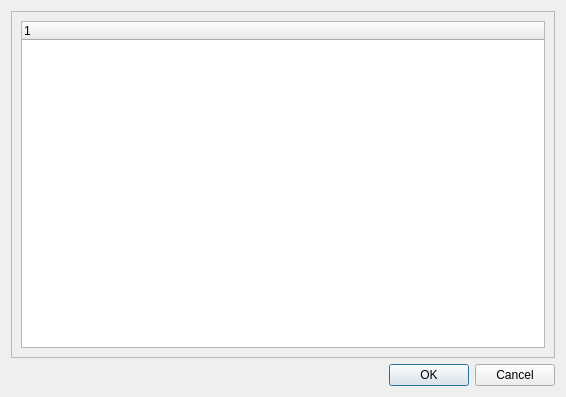
<ui version="4.0" >
 <class>ProjectionDialog</class>
 <widget class="QDialog" name="ProjectionDialog" >
  <property name="geometry" >
   <rect>
    <x>0</x>
    <y>0</y>
    <width>566</width>
    <height>397</height>
   </rect>
  </property>
  <property name="windowTitle" >
   <string>Dialog</string>
  </property>
  <layout class="QVBoxLayout" >
   <item>
    <widget class="QFrame" name="frame" >
     <property name="frameShape" >
      <enum>QFrame::StyledPanel</enum>
     </property>
     <property name="frameShadow" >
      <enum>QFrame::Sunken</enum>
     </property>
     <layout class="QVBoxLayout" >
      <item>
       <widget class="QTreeWidget" name="_systems" >
        <property name="columnCount" >
         <number>1</number>
        </property>
        <column>
         <property name="text" >
          <string>1</string>
         </property>
        </column>
       </widget>
      </item>
     </layout>
    </widget>
   </item>
   <item>
    <layout class="QHBoxLayout" >
     <item>
      <widget class="QDialogButtonBox" name="buttonBox" >
       <property name="orientation" >
        <enum>Qt::Horizontal</enum>
       </property>
       <property name="standardButtons" >
        <set>QDialogButtonBox::Cancel|QDialogButtonBox::NoButton|QDialogButtonBox::Ok</set>
       </property>
      </widget>
     </item>
    </layout>
   </item>
  </layout>
 </widget>
 <resources/>
 <connections>
  <connection>
   <sender>buttonBox</sender>
   <signal>accepted()</signal>
   <receiver>ProjectionDialog</receiver>
   <slot>accept()</slot>
   <hints>
    <hint type="sourcelabel" >
     <x>248</x>
     <y>254</y>
    </hint>
    <hint type="destinationlabel" >
     <x>157</x>
     <y>274</y>
    </hint>
   </hints>
  </connection>
  <connection>
   <sender>buttonBox</sender>
   <signal>rejected()</signal>
   <receiver>ProjectionDialog</receiver>
   <slot>reject()</slot>
   <hints>
    <hint type="sourcelabel" >
     <x>316</x>
     <y>260</y>
    </hint>
    <hint type="destinationlabel" >
     <x>286</x>
     <y>274</y>
    </hint>
   </hints>
  </connection>
 </connections>
</ui>
